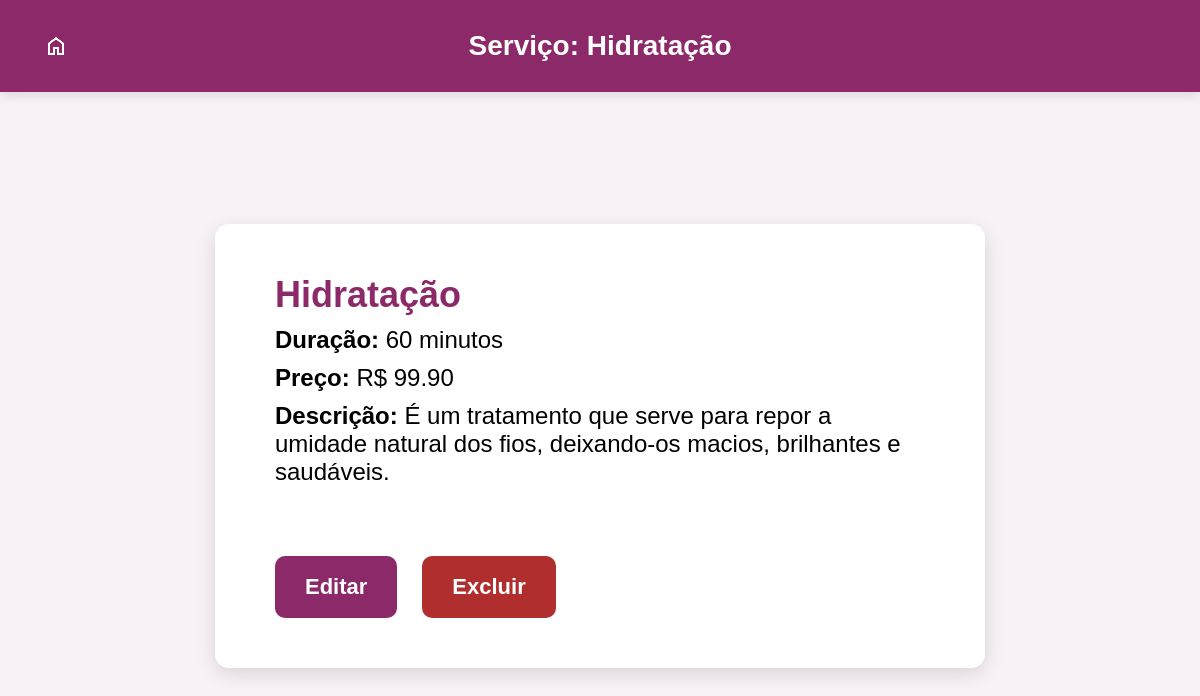
The app's page /admin/servico/1 (signed in), older data.
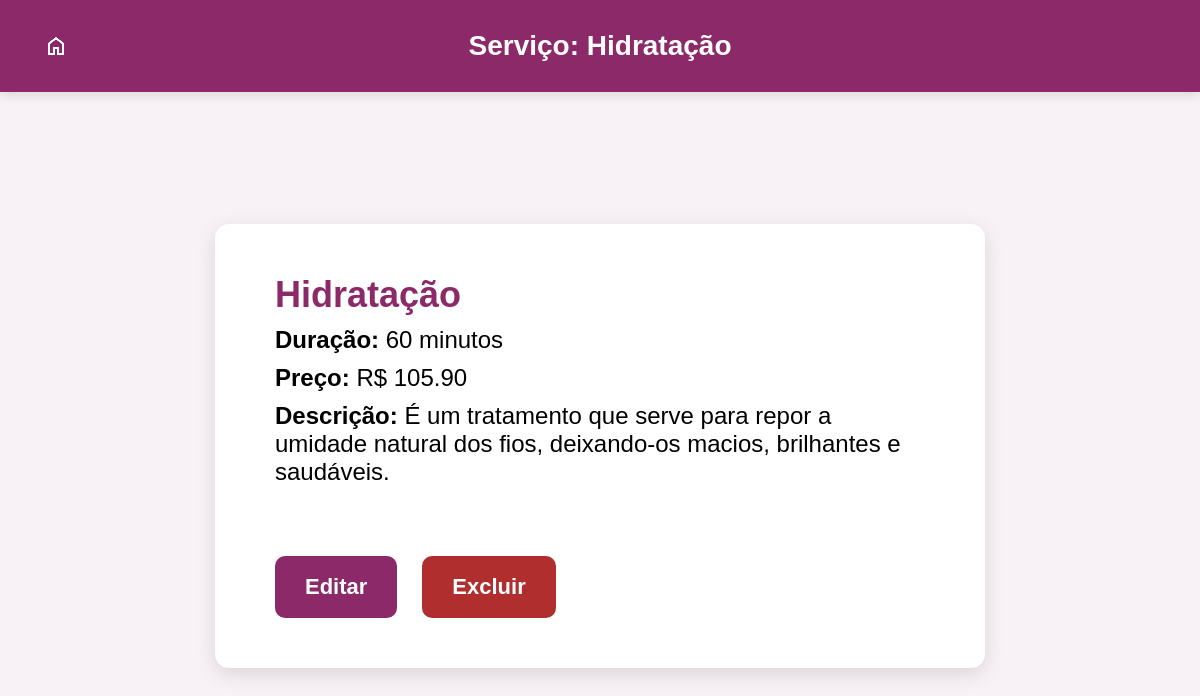
The same page, newer data.
### backend/models.py (models this page shows)
class Servico(db.Model):
    __tablename__ = 'servicos'
    idServico = db.Column(db.Integer, primary_key=True)
    nome = db.Column(db.String(100), nullable=False)
    descricao = db.Column(db.Text, nullable=True)
    preco = db.Column(db.Numeric(10, 2), nullable=False)
    duracao = db.Column(db.Integer, nullable=False)
    profissional_servicos = db.relationship('ProfissionalServico', back_populates='servico', lazy=True)

### backend/views.py (the view)
@app.route('/admin/servico/<int:servico_id>')
@login_required
def perfil_servico(servico_id):
    servico = Servico.query.get_or_404(servico_id)
    return render_template('perfil-servico.html', servico=servico)

### backend/views.py (called while the page is built)
@login_manager.user_loader
def load_user(user_id):
    if user_id.startswith('admin-'):
        admin_id = user_id.split('-')[1]
        return Administrador.query.get(admin_id)
    elif user_id.startswith('prof-'):
        prof_id = user_id.split('-')[1]
        return Profissional.query.get(prof_id)
    elif user_id.startswith('cliente-'):
        cliente_id = user_id.split('-')[1]
        return Cliente.query.get(cliente_id)
    return None

### templates/perfil-servico.html (shortened to what this page needs)
<!DOCTYPE html>
<html lang="pt-br">
<head>
  <link rel="stylesheet" href="/static/css/perfil-servico.css" />
  <link rel="stylesheet" href="/static/css/style-btnInicio.css" />
</head>
<body>
  <header>
    Serviço: {{ servico.nome }}
    <a class="btn-inicio" href="{{ url_for('admin_inicio') }}">
       <img src="/static/img/home.png" alt="Página Inicial">
    </a>
  </header>
  <main>
    <div class="perfil">
      <div class="dados-servico">
        <h2>{{ servico.nome }}</h2>
        <p><strong>Duração:</strong> {{ servico.duracao }} minutos</p>
        <p><strong>Preço:</strong> R$ {{ "%.2f"|format(servico.preco) }}</p>
        <p><strong>Descrição:</strong> {{ servico.descricao }}</p>
      </div>
      <div class="acoes-servico">
        <a href="{{ url_for('editar_servico', servico_id=servico.idServico) }}">
          <button class="btn-editar">Editar</button>
        </a>
        <button class="btn-excluir" onclick="confirmarExclusao()">Excluir</button>
      </div>
    </div>
  </main>
</body>
</html>

Row changes from the older to the newer data that the page shows:
changed Servico "Hidratação": preco "99.90" → "105.90"
